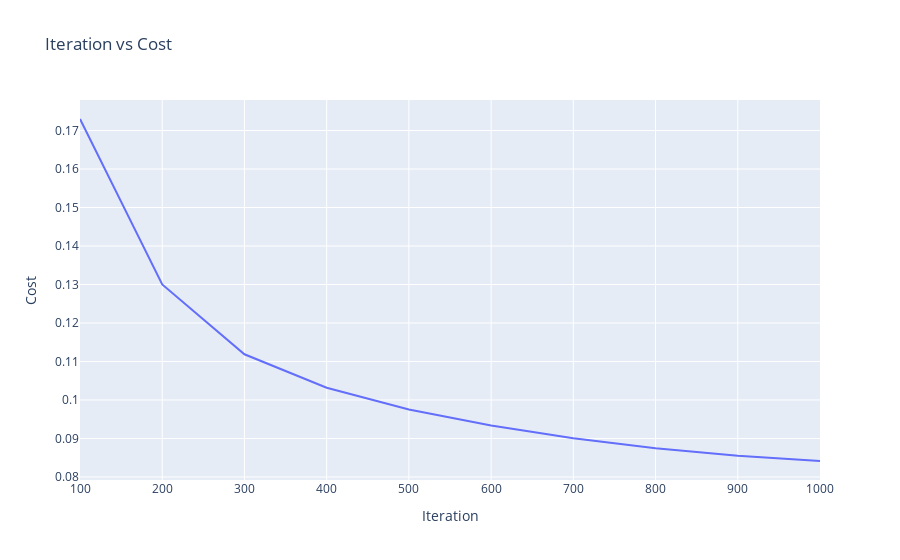

Notebook source saved alongside this figure:
### Code cell
# Convert cost history into numpy arrays
cost_hist_ = np.array(custom_poly3_lr_model.cost_history)

# Plotly Express line chart
fig = px.line(
    x=cost_hist_[:, 0],
    y=cost_hist_[:, 1],
    title="Iteration vs Cost",
    labels={"x": "Iteration", "y": "Cost"}
)

# Show the plot
fig.show()

# Saved as plot_2.png in the current directory/folder

### Figure 1 — Plotly figure (JSON) as saved in the notebook; plotly's stock layout.template omitted (floating-point values rounded to 4 significant figures)
{"data": [{"hovertemplate": "Iteration=%{x}<br>Cost=%{y}<extra></extra>", "legendgroup": "", "line": {"color": "#636efa", "dash": "solid"}, "marker": {"symbol": "circle"}, "mode": "lines", "name": "", "orientation": "v", "showlegend": false, "type": "scatter", "x": [100, 200, 300, 400, 500, 600, 700, 800, 900, 1000], "xaxis": "x", "y": [0.173, 0.13, 0.1119, 0.1032, 0.09753, 0.09335, 0.09008, 0.08748, 0.08553, 0.08415], "yaxis": "y"}], "layout": {"legend": {"tracegroupgap": 0}, "title": {"text": "Iteration vs Cost"}, "xaxis": {"anchor": "y", "domain": [0, 1], "title": {"text": "Iteration"}}, "yaxis": {"anchor": "x", "domain": [0, 1], "title": {"text": "Cost"}}}}
